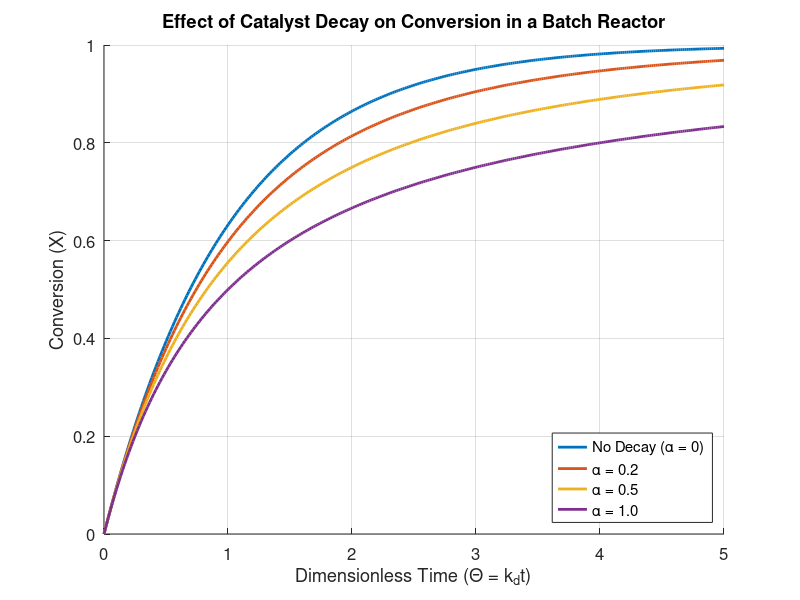

The MATLAB source for this figure:
% Catalyst Decay in a Batch Reactor
% Using Analytical Solution with Second-Order Deactivation by Sintering

clc;
clear;

% Dimensionless time
theta = linspace(0, 5, 300);

% Decay parameter alpha = kd/k
alpha_values = [0, 0.2, 0.5, 1.0];

% Prepare figure
figure;
hold on;

% Plot for each alpha
for i = 1:length(alpha_values)
    alpha = alpha_values(i);
    if alpha == 0
        X = 1 - exp(-theta);  % No decay
        label = 'No Decay (\alpha = 0)';
    else
        X = 1 - (1 + alpha * theta).^(-1 / alpha);  % With decay
        label = sprintf('\\alpha = %.1f', alpha);
    end
    plot(theta, X, 'LineWidth', 2, 'DisplayName', label);
end

% Graph styling
title('Effect of Catalyst Decay on Conversion in a Batch Reactor');
xlabel('Dimensionless Time (\Theta = k_dt)');
ylabel('Conversion (X)');
legend('Location', 'southeast');
grid on;
xlim([0 5]);
ylim([0 1]);
set(gca, 'FontSize', 12);